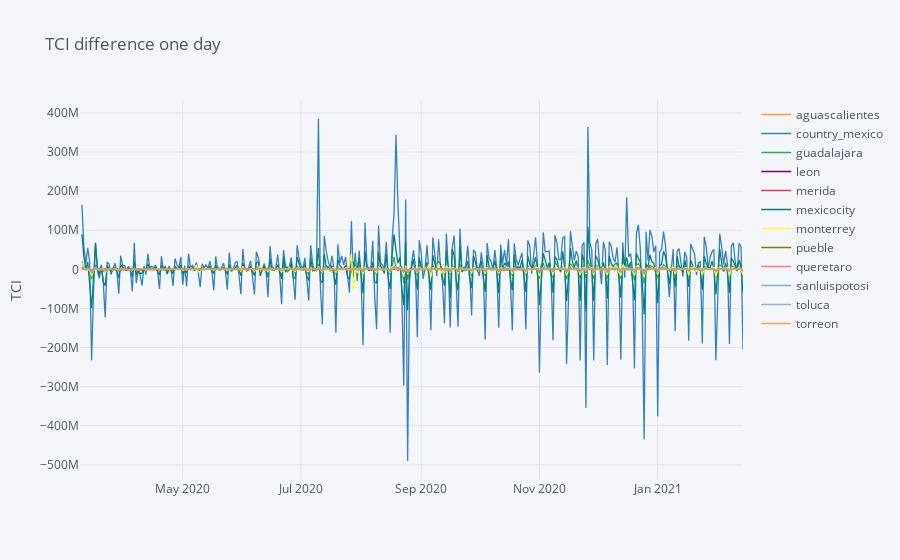

Write notebook code for a chart like this one.
### Code cell
df_sel[['date', 'diff_1day', 'region_slug']] \
    .pivot(index='date', columns='region_slug', values='diff_1day') \
    .iplot(
    #theme='custom',
    yTitle='TCI',
    title='TCI difference one day',
)

### Figure 1 — Plotly figure (JSON) as saved in the notebook; plotly's stock layout.template omitted (floating-point values rounded to 4 significant figures; data arrays with more than 128 entries replaced by an {"elided": "..."} marker saying what was removed)
{"data": [{"line": {"color": "rgba(255, 153, 51, 1.0)", "dash": "solid", "shape": "linear", "width": 1.3}, "mode": "lines", "name": "aguascalientes", "text": "", "type": "scatter", "x": {"elided": "343 str values"}, "y": {"elided": "343 mixed values"}}, {"line": {"color": "rgba(55, 128, 191, 1.0)", "dash": "solid", "shape": "linear", "width": 1.3}, "mode": "lines", "name": "country_mexico", "text": "", "type": "scatter", "x": {"elided": "343 str values"}, "y": {"elided": "343 mixed values"}}, {"line": {"color": "rgba(50, 171, 96, 1.0)", "dash": "solid", "shape": "linear", "width": 1.3}, "mode": "lines", "name": "guadalajara", "text": "", "type": "scatter", "x": {"elided": "343 str values"}, "y": {"elided": "343 mixed values"}}, {"line": {"color": "rgba(128, 0, 128, 1.0)", "dash": "solid", "shape": "linear", "width": 1.3}, "mode": "lines", "name": "leon", "text": "", "type": "scatter", "x": {"elided": "343 str values"}, "y": {"elided": "343 mixed values"}}, {"line": {"color": "rgba(219, 64, 82, 1.0)", "dash": "solid", "shape": "linear", "width": 1.3}, "mode": "lines", "name": "merida", "text": "", "type": "scatter", "x": {"elided": "343 str values"}, "y": {"elided": "343 mixed values"}}, {"line": {"color": "rgba(0, 128, 128, 1.0)", "dash": "solid", "shape": "linear", "width": 1.3}, "mode": "lines", "name": "mexicocity", "text": "", "type": "scatter", "x": {"elided": "343 str values"}, "y": {"elided": "343 mixed values"}}, {"line": {"color": "rgba(255, 255, 51, 1.0)", "dash": "solid", "shape": "linear", "width": 1.3}, "mode": "lines", "name": "monterrey", "text": "", "type": "scatter", "x": {"elided": "343 str values"}, "y": {"elided": "343 mixed values"}}, {"line": {"color": "rgba(128, 128, 0, 1.0)", "dash": "solid", "shape": "linear", "width": 1.3}, "mode": "lines", "name": "pueble", "text": "", "type": "scatter", "x": {"elided": "343 str values"}, "y": {"elided": "343 mixed values"}}, {"line": {"color": "rgba(251, 128, 114, 1.0)", "dash": "solid", "shape": "linear", "width": 1.3}, "mode": "lines", "name": "queretaro", "text": "", "type": "scatter", "x": {"elided": "343 str values"}, "y": {"elided": "343 mixed values"}}, {"line": {"color": "rgba(128, 177, 211, 1.0)", "dash": "solid", "shape": "linear", "width": 1.3}, "mode": "lines", "name": "sanluispotosi", "text": "", "type": "scatter", "x": {"elided": "343 str values"}, "y": {"elided": "343 mixed values"}}, {"line": {"color": "rgba(128, 177, 211, 0.8999999999999999)", "dash": "solid", "shape": "linear", "width": 1.3}, "mode": "lines", "name": "toluca", "text": "", "type": "scatter", "x": {"elided": "343 str values"}, "y": {"elided": "343 mixed values"}}, {"line": {"color": "rgba(255, 153, 51, 0.8999999999999999)", "dash": "solid", "shape": "linear", "width": 1.3}, "mode": "lines", "name": "torreon", "text": "", "type": "scatter", "x": {"elided": "343 str values"}, "y": {"elided": "343 mixed values"}}], "layout": {"legend": {"bgcolor": "#F5F6F9", "font": {"color": "#4D5663"}}, "paper_bgcolor": "#F5F6F9", "plot_bgcolor": "#F5F6F9", "title": {"font": {"color": "#4D5663"}, "text": "TCI difference one day"}, "xaxis": {"gridcolor": "#E1E5ED", "showgrid": true, "tickfont": {"color": "#4D5663"}, "title": {"font": {"color": "#4D5663"}, "text": ""}, "zerolinecolor": "#E1E5ED"}, "yaxis": {"gridcolor": "#E1E5ED", "showgrid": true, "tickfont": {"color": "#4D5663"}, "title": {"font": {"color": "#4D5663"}, "text": "TCI"}, "zerolinecolor": "#E1E5ED"}}}
